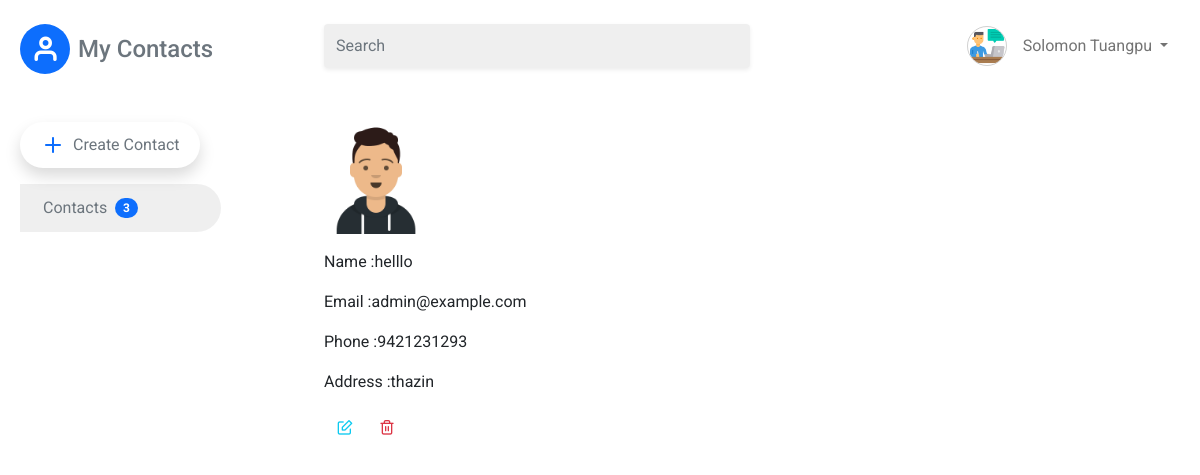
Screenshot of /contact_detail.php?id=3 with the database file from the repository.
### tables this page shows
CREATE TABLE `contact_list` (
  `id` int(11) NOT NULL,
  `photo` varchar(255) NOT NULL,
  `name` varchar(50) NOT NULL,
  `email` varchar(50) NOT NULL,
  `phone` bigint(20) NOT NULL,
  `address` varchar(100) NOT NULL,
  `created_at` timestamp NOT NULL DEFAULT current_timestamp()
);

### core/base.php (called while the page is built, shortened)
<?php
function con() {
    return mysqli_connect("localhost", "root", "", "contact");
 }

### core/function.php (called while the page is built, shortened)
<?php
function fetch($sql) {
    $query = mysqli_query(con(), $sql);
    $row = mysqli_fetch_assoc($query);
    return $row;
}
function countTotal($table, $condition=1) {
    $sql = "SELECT COUNT(id) FROM $table WHERE $condition";
    $total = fetch($sql);
    return $total['COUNT(id)'];
}
function contactDetail($id) {
    $sql = "SELECT * FROM contact_list WHERE id = '$id'";
    return fetch($sql);
}

### contact_detail.php (the view, shortened to what this page needs)
<?php require_once "template/header.php"; ?>
<section class="container mt-5">
    <div class="row">
        <div class="col-6">
            <?php
                $id = $_GET['id'];
                $d = contactDetail($id);
            ?>
                <div class="">
                    <img src="<?php echo $d['photo']; ?>" alt="" class="w-25">
                </div>
                <div class="d-flex mt-3">
                    <p>Name :</p>
                    <p><?php echo $d['name']; ?></p>
                </div>
                <div class="d-flex">
                    <p>Email :</p>
                    <p><?php echo $d['email']; ?></p>
                </div>
                <div class="d-flex">
                    <p>Phone :</p>
                    <p><?php echo $d['phone']; ?></p>
                </div>
                <div class="d-flex">
                    <p>Address :</p>
                    <p><?php echo $d['address']; ?></p>
                </div>
                <div class="d-flex">
                    <a href="contact_edit.php?id=<?php echo $d['id']; ?>" class="btn">
                        <i class="feather-edit text-info"></i>
                    </a>
                    <a href="contact_delete.php?id=<?php echo $d['id']; ?>" class="btn">
                        <i class="feather-trash-2 text-danger"></i>
                    </a>
                </div>
        </div>
    </div>
</section>
<?php require_once "template/footer.php"; ?>

### assets/css/style.css (style rules this page uses)
* { margin: 0; padding: 0; box-sizing: border-box; font-family: 'Roboto', sans-serif; }

### rows the page displays
contact_list: photo (picture), name "helllo", email "admin@example.com", phone "9421231293", address "thazin"

### other values shown
countTotal('contact_list') "3"
